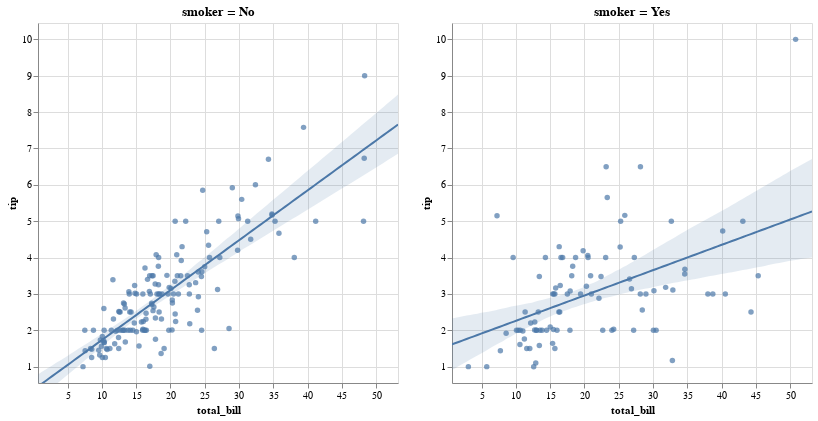

The code cell stored with this chart in its notebook:
### Code cell
display(salt.lmplot(x="total_bill", y="tip", col="smoker", data=tips))
g = sns.lmplot(x="total_bill", y="tip", col="smoker", data=tips)

### Figure 1 — Vega-Lite specification as saved in the notebook (floating-point values rounded to 4 significant figures; data arrays with more than 128 entries replaced by an {"elided": "..."} marker saying what was removed)
{"$schema": "https://vega.github.io/schema/vega-lite/v2.4.1.json", "config": {"view": {"height": 300, "width": 400}}, "vconcat": [{"hconcat": [{"height": 360, "layer": [{"data": {"values": {"elided": "151 records"}}, "encoding": {"x": {"axis": {"title": "total_bill"}, "field": "total_bill", "scale": {"domain": [0.683, 53.2], "nice": false}, "type": "quantitative"}, "y": {"axis": {"title": "tip"}, "field": "tip", "scale": {"domain": [0.55, 10.45], "nice": false}, "type": "quantitative"}}, "mark": {"clip": true, "type": "circle"}}, {"data": {"values": [{"x": 0.683, "y": 0.4537}, {"x": 1.213, "y": 0.5265}, {"x": 1.744, "y": 0.5993}, {"x": 2.274, "y": 0.672}, {"x": 2.805, "y": 0.7448}, {"x": 3.335, "y": 0.8175}, {"x": 3.866, "y": 0.8903}, {"x": 4.396, "y": 0.963}, {"x": 4.927, "y": 1.036}, {"x": 5.457, "y": 1.109}, {"x": 5.987, "y": 1.181}, {"x": 6.518, "y": 1.254}, {"x": 7.048, "y": 1.327}, {"x": 7.579, "y": 1.4}, {"x": 8.109, "y": 1.472}, {"x": 8.64, "y": 1.545}, {"x": 9.17, "y": 1.618}, {"x": 9.701, "y": 1.691}, {"x": 10.23, "y": 1.763}, {"x": 10.76, "y": 1.836}, {"x": 11.29, "y": 1.909}, {"x": 11.82, "y": 1.982}, {"x": 12.35, "y": 2.054}, {"x": 12.88, "y": 2.127}, {"x": 13.41, "y": 2.2}, {"x": 13.94, "y": 2.273}, {"x": 14.47, "y": 2.345}, {"x": 15.01, "y": 2.418}, {"x": 15.54, "y": 2.491}, {"x": 16.07, "y": 2.564}, {"x": 16.6, "y": 2.636}, {"x": 17.13, "y": 2.709}, {"x": 17.66, "y": 2.782}, {"x": 18.19, "y": 2.855}, {"x": 18.72, "y": 2.927}, {"x": 19.25, "y": 3.0}, {"x": 19.78, "y": 3.073}, {"x": 20.31, "y": 3.146}, {"x": 20.84, "y": 3.218}, {"x": 21.37, "y": 3.291}, {"x": 21.9, "y": 3.364}, {"x": 22.43, "y": 3.437}, {"x": 22.96, "y": 3.509}, {"x": 23.49, "y": 3.582}, {"x": 24.02, "y": 3.655}, {"x": 24.55, "y": 3.728}, {"x": 25.08, "y": 3.8}, {"x": 25.61, "y": 3.873}, {"x": 26.14, "y": 3.946}, {"x": 26.67, "y": 4.019}, {"x": 27.21, "y": 4.091}, {"x": 27.74, "y": 4.164}, {"x": 28.27, "y": 4.237}, {"x": 28.8, "y": 4.31}, {"x": 29.33, "y": 4.382}, {"x": 29.86, "y": 4.455}, {"x": 30.39, "y": 4.528}, {"x": 30.92, "y": 4.601}, {"x": 31.45, "y": 4.673}, {"x": 31.98, "y": 4.746}, {"x": 32.51, "y": 4.819}, {"x": 33.04, "y": 4.892}, {"x": 33.57, "y": 4.964}, {"x": 34.1, "y": 5.037}, {"x": 34.63, "y": 5.11}, {"x": 35.16, "y": 5.183}, {"x": 35.69, "y": 5.255}, {"x": 36.22, "y": 5.328}, {"x": 36.75, "y": 5.401}, {"x": 37.28, "y": 5.474}, {"x": 37.81, "y": 5.546}, {"x": 38.34, "y": 5.619}, {"x": 38.88, "y": 5.692}, {"x": 39.41, "y": 5.765}, {"x": 39.94, "y": 5.838}, {"x": 40.47, "y": 5.91}, {"x": 41.0, "y": 5.983}, {"x": 41.53, "y": 6.056}, {"x": 42.06, "y": 6.129}, {"x": 42.59, "y": 6.201}, {"x": 43.12, "y": 6.274}, {"x": 43.65, "y": 6.347}, {"x": 44.18, "y": 6.42}, {"x": 44.71, "y": 6.492}, {"x": 45.24, "y": 6.565}, {"x": 45.77, "y": 6.638}, {"x": 46.3, "y": 6.711}, {"x": 46.83, "y": 6.783}, {"x": 47.36, "y": 6.856}, {"x": 47.89, "y": 6.929}, {"x": 48.42, "y": 7.002}, {"x": 48.95, "y": 7.074}, {"x": 49.48, "y": 7.147}, {"x": 50.01, "y": 7.22}, {"x": 50.54, "y": 7.293}, {"x": 51.08, "y": 7.365}, {"x": 51.61, "y": 7.438}, {"x": 52.14, "y": 7.511}, {"x": 52.67, "y": 7.584}, {"x": 53.2, "y": 7.656}]}, "encoding": {"x": {"field": "x", "scale": {"domain": [0.683, 53.2], "nice": false}, "type": "quantitative"}, "y": {"field": "y", "scale": {"domain": [0.55, 10.45], "nice": false}, "type": "quantitative"}}, "mark": {"clip": true, "type": "line"}}, {"data": {"values": [{"x": 0.683, "y1": 0.09526, "y2": 0.7855}, {"x": 1.213, "y1": 0.1776, "y2": 0.8514}, {"x": 1.744, "y1": 0.2603, "y2": 0.9132}, {"x": 2.274, "y1": 0.3439, "y2": 0.9753}, {"x": 2.805, "y1": 0.4275, "y2": 1.04}, {"x": 3.335, "y1": 0.5111, "y2": 1.104}, {"x": 3.866, "y1": 0.5947, "y2": 1.164}, {"x": 4.396, "y1": 0.6798, "y2": 1.227}, {"x": 4.927, "y1": 0.7628, "y2": 1.289}, {"x": 5.457, "y1": 0.8458, "y2": 1.354}, {"x": 5.987, "y1": 0.9292, "y2": 1.419}, {"x": 6.518, "y1": 1.012, "y2": 1.484}, {"x": 7.048, "y1": 1.096, "y2": 1.548}, {"x": 7.579, "y1": 1.18, "y2": 1.61}, {"x": 8.109, "y1": 1.261, "y2": 1.673}, {"x": 8.64, "y1": 1.343, "y2": 1.736}, {"x": 9.17, "y1": 1.426, "y2": 1.802}, {"x": 9.701, "y1": 1.507, "y2": 1.865}, {"x": 10.23, "y1": 1.592, "y2": 1.932}, {"x": 10.76, "y1": 1.675, "y2": 1.995}, {"x": 11.29, "y1": 1.758, "y2": 2.06}, {"x": 11.82, "y1": 1.839, "y2": 2.126}, {"x": 12.35, "y1": 1.918, "y2": 2.19}, {"x": 12.88, "y1": 2.0, "y2": 2.258}, {"x": 13.41, "y1": 2.079, "y2": 2.324}, {"x": 13.94, "y1": 2.155, "y2": 2.394}, {"x": 14.47, "y1": 2.233, "y2": 2.464}, {"x": 15.01, "y1": 2.31, "y2": 2.535}, {"x": 15.54, "y1": 2.384, "y2": 2.607}, {"x": 16.07, "y1": 2.459, "y2": 2.68}, {"x": 16.6, "y1": 2.531, "y2": 2.751}, {"x": 17.13, "y1": 2.6, "y2": 2.826}, {"x": 17.66, "y1": 2.67, "y2": 2.902}, {"x": 18.19, "y1": 2.734, "y2": 2.977}, {"x": 18.72, "y1": 2.801, "y2": 3.053}, {"x": 19.25, "y1": 2.866, "y2": 3.135}, {"x": 19.78, "y1": 2.932, "y2": 3.21}, {"x": 20.31, "y1": 3.0, "y2": 3.292}, {"x": 20.84, "y1": 3.065, "y2": 3.371}, {"x": 21.37, "y1": 3.13, "y2": 3.448}, {"x": 21.9, "y1": 3.193, "y2": 3.527}, {"x": 22.43, "y1": 3.256, "y2": 3.611}, {"x": 22.96, "y1": 3.322, "y2": 3.693}, {"x": 23.49, "y1": 3.386, "y2": 3.778}, {"x": 24.02, "y1": 3.45, "y2": 3.862}, {"x": 24.55, "y1": 3.515, "y2": 3.942}, {"x": 25.08, "y1": 3.578, "y2": 4.02}, {"x": 25.61, "y1": 3.642, "y2": 4.106}, {"x": 26.14, "y1": 3.705, "y2": 4.187}, {"x": 26.67, "y1": 3.767, "y2": 4.27}, {"x": 27.21, "y1": 3.827, "y2": 4.354}, {"x": 27.74, "y1": 3.887, "y2": 4.438}, {"x": 28.27, "y1": 3.946, "y2": 4.521}, {"x": 28.8, "y1": 4.012, "y2": 4.6}, {"x": 29.33, "y1": 4.078, "y2": 4.684}, {"x": 29.86, "y1": 4.143, "y2": 4.771}, {"x": 30.39, "y1": 4.205, "y2": 4.857}, {"x": 30.92, "y1": 4.266, "y2": 4.943}, {"x": 31.45, "y1": 4.328, "y2": 5.027}, {"x": 31.98, "y1": 4.389, "y2": 5.111}, {"x": 32.51, "y1": 4.448, "y2": 5.195}, {"x": 33.04, "y1": 4.511, "y2": 5.279}, {"x": 33.57, "y1": 4.573, "y2": 5.363}, {"x": 34.1, "y1": 4.634, "y2": 5.448}, {"x": 34.63, "y1": 4.695, "y2": 5.532}, {"x": 35.16, "y1": 4.757, "y2": 5.615}, {"x": 35.69, "y1": 4.818, "y2": 5.698}, {"x": 36.22, "y1": 4.88, "y2": 5.78}, {"x": 36.75, "y1": 4.941, "y2": 5.863}, {"x": 37.28, "y1": 5.002, "y2": 5.949}, {"x": 37.81, "y1": 5.064, "y2": 6.034}, {"x": 38.34, "y1": 5.125, "y2": 6.119}, {"x": 38.88, "y1": 5.187, "y2": 6.203}, {"x": 39.41, "y1": 5.248, "y2": 6.287}, {"x": 39.94, "y1": 5.309, "y2": 6.371}, {"x": 40.47, "y1": 5.371, "y2": 6.456}, {"x": 41.0, "y1": 5.432, "y2": 6.54}, {"x": 41.53, "y1": 5.494, "y2": 6.624}, {"x": 42.06, "y1": 5.555, "y2": 6.708}, {"x": 42.59, "y1": 5.616, "y2": 6.792}, {"x": 43.12, "y1": 5.678, "y2": 6.876}, {"x": 43.65, "y1": 5.739, "y2": 6.96}, {"x": 44.18, "y1": 5.8, "y2": 7.044}, {"x": 44.71, "y1": 5.862, "y2": 7.128}, {"x": 45.24, "y1": 5.923, "y2": 7.212}, {"x": 45.77, "y1": 5.985, "y2": 7.296}, {"x": 46.3, "y1": 6.046, "y2": 7.38}, {"x": 46.83, "y1": 6.107, "y2": 7.465}, {"x": 47.36, "y1": 6.169, "y2": 7.55}, {"x": 47.89, "y1": 6.23, "y2": 7.635}, {"x": 48.42, "y1": 6.292, "y2": 7.72}, {"x": 48.95, "y1": 6.354, "y2": 7.805}, {"x": 49.48, "y1": 6.416, "y2": 7.889}, {"x": 50.01, "y1": 6.479, "y2": 7.972}, {"x": 50.54, "y1": 6.541, "y2": 8.057}, {"x": 51.08, "y1": 6.603, "y2": 8.142}, {"x": 51.61, "y1": 6.666, "y2": 8.227}, {"x": 52.14, "y1": 6.728, "y2": 8.312}, {"x": 52.67, "y1": 6.79, "y2": 8.397}, {"x": 53.2, "y1": 6.852, "y2": 8.482}]}, "encoding": {"opacity": {"value": 0.15}, "x": {"field": "x", "scale": {"domain": [0.683, 53.2], "nice": false}, "type": "quantitative"}, "y": {"field": "y1", "scale": {"domain": [0.55, 10.45], "nice": false}, "type": "quantitative"}, "y2": {"field": "y2", "type": "quantitative"}}, "mark": {"clip": true, "type": "area"}}], "title": "smoker = No", "width": 360}, {"height": 360, "layer": [{"data": {"values": [{"day": "Sat", "sex": "Male", "size": 4, "smoker": "Yes", "time": "Dinner", "tip": 3, "total_bill": 38.01}, {"day": "Sat", "sex": "Male", "size": 2, "smoker": "Yes", "time": "Dinner", "tip": 1.76, "total_bill": 11.24}, {"day": "Sat", "sex": "Male", "size": 2, "smoker": "Yes", "time": "Dinner", "tip": 3.21, "total_bill": 20.29}, {"day": "Sat", "sex": "Male", "size": 2, "smoker": "Yes", "time": "Dinner", "tip": 2, "total_bill": 13.81}, {"day": "Sat", "sex": "Male", "size": 2, "smoker": "Yes", "time": "Dinner", "tip": 1.98, "total_bill": 11.02}, {"day": "Sat", "sex": "Male", "size": 4, "smoker": "Yes", "time": "Dinner", "tip": 3.76, "total_bill": 18.29}, {"day": "Sat", "sex": "Female", "size": 1, "smoker": "Yes", "time": "Dinner", "tip": 1, "total_bill": 3.07}, {"day": "Sat", "sex": "Male", "size": 2, "smoker": "Yes", "time": "Dinner", "tip": 2.09, "total_bill": 15.01}, {"day": "Sat", "sex": "Female", "size": 2, "smoker": "Yes", "time": "Dinner", "tip": 3.14, "total_bill": 26.86}, {"day": "Sat", "sex": "Female", "size": 2, "smoker": "Yes", "time": "Dinner", "tip": 5, "total_bill": 25.28}, {"day": "Sat", "sex": "Male", "size": 2, "smoker": "Yes", "time": "Dinner", "tip": 3.08, "total_bill": 17.92}, {"day": "Thur", "sex": "Male", "size": 2, "smoker": "Yes", "time": "Lunch", "tip": 3, "total_bill": 19.44}, {"day": "Thur", "sex": "Male", "size": 2, "smoker": "Yes", "time": "Lunch", "tip": 5, "total_bill": 32.68}, {"day": "Fri", "sex": "Male", "size": 2, "smoker": "Yes", "time": "Dinner", "tip": 3, "total_bill": 28.97}, {"day": "Fri", "sex": "Female", "size": 2, "smoker": "Yes", "time": "Dinner", "tip": 1, "total_bill": 5.75}, {"day": "Fri", "sex": "Female", "size": 2, "smoker": "Yes", "time": "Dinner", "tip": 4.3, "total_bill": 16.32}, {"day": "Fri", "sex": "Male", "size": 4, "smoker": "Yes", "time": "Dinner", "tip": 4.73, "total_bill": 40.17}, {"day": "Fri", "sex": "Male", "size": 2, "smoker": "Yes", "time": "Dinner", "tip": 4, "total_bill": 27.28}, {"day": "Fri", "sex": "Male", "size": 2, "smoker": "Yes", "time": "Dinner", "tip": 1.5, "total_bill": 12.03}, {"day": "Fri", "sex": "Male", "size": 2, "smoker": "Yes", "time": "Dinner", "tip": 3, "total_bill": 21.01}, {"day": "Fri", "sex": "Female", "size": 2, "smoker": "Yes", "time": "Dinner", "tip": 2.5, "total_bill": 11.35}, {"day": "Fri", "sex": "Female", "size": 2, "smoker": "Yes", "time": "Dinner", "tip": 3, "total_bill": 15.38}, {"day": "Sat", "sex": "Female", "size": 3, "smoker": "Yes", "time": "Dinner", "tip": 2.5, "total_bill": 44.3}, {"day": "Sat", "sex": "Female", "size": 2, "smoker": "Yes", "time": "Dinner", "tip": 3.48, "total_bill": 22.42}, {"day": "Sat", "sex": "Male", "size": 2, "smoker": "Yes", "time": "Dinner", "tip": 1.64, "total_bill": 15.36}, {"day": "Sat", "sex": "Male", "size": 2, "smoker": "Yes", "time": "Dinner", "tip": 4.06, "total_bill": 20.49}, {"day": "Sat", "sex": "Male", "size": 2, "smoker": "Yes", "time": "Dinner", "tip": 4.29, "total_bill": 25.21}, {"day": "Sat", "sex": "Female", "size": 2, "smoker": "Yes", "time": "Dinner", "tip": 4, "total_bill": 14.31}, {"day": "Thur", "sex": "Male", "size": 2, "smoker": "Yes", "time": "Lunch", "tip": 2, "total_bill": 16}, {"day": "Sun", "sex": "Female", "size": 2, "smoker": "Yes", "time": "Dinner", "tip": 3, "total_bill": 17.51}, {"day": "Sat", "sex": "Female", "size": 2, "smoker": "Yes", "time": "Dinner", "tip": 1.61, "total_bill": 10.59}, {"day": "Sat", "sex": "Female", "size": 2, "smoker": "Yes", "time": "Dinner", "tip": 2, "total_bill": 10.63}, {"day": "Sat", "sex": "Male", "size": 3, "smoker": "Yes", "time": "Dinner", "tip": 10, "total_bill": 50.81}, {"day": "Sat", "sex": "Male", "size": 2, "smoker": "Yes", "time": "Dinner", "tip": 3.16, "total_bill": 15.81}, {"day": "Sun", "sex": "Male", "size": 2, "smoker": "Yes", "time": "Dinner", "tip": 5.15, "total_bill": 7.25}, {"day": "Sun", "sex": "Male", "size": 2, "smoker": "Yes", "time": "Dinner", "tip": 3.18, "total_bill": 31.85}, {"day": "Sun", "sex": "Male", "size": 2, "smoker": "Yes", "time": "Dinner", "tip": 4, "total_bill": 16.82}, {"day": "Sun", "sex": "Male", "size": 2, "smoker": "Yes", "time": "Dinner", "tip": 3.11, "total_bill": 32.9}, {"day": "Sun", "sex": "Male", "size": 2, "smoker": "Yes", "time": "Dinner", "tip": 2, "total_bill": 17.89}, {"day": "Sun", "sex": "Male", "size": 2, "smoker": "Yes", "time": "Dinner", "tip": 2, "total_bill": 14.48}, {"day": "Sun", "sex": "Female", "size": 2, "smoker": "Yes", "time": "Dinner", "tip": 4, "total_bill": 9.6}, {"day": "Sun", "sex": "Male", "size": 2, "smoker": "Yes", "time": "Dinner", "tip": 3.55, "total_bill": 34.63}, {"day": "Sun", "sex": "Male", "size": 4, "smoker": "Yes", "time": "Dinner", "tip": 3.68, "total_bill": 34.65}, {"day": "Sun", "sex": "Male", "size": 2, "smoker": "Yes", "time": "Dinner", "tip": 5.65, "total_bill": 23.33}, {"day": "Sun", "sex": "Male", "size": 3, "smoker": "Yes", "time": "Dinner", "tip": 3.5, "total_bill": 45.35}, {"day": "Sun", "sex": "Male", "size": 4, "smoker": "Yes", "time": "Dinner", "tip": 6.5, "total_bill": 23.17}, {"day": "Sun", "sex": "Male", "size": 2, "smoker": "Yes", "time": "Dinner", "tip": 3, "total_bill": 40.55}, {"day": "Sun", "sex": "Female", "size": 3, "smoker": "Yes", "time": "Dinner", "tip": 3.5, "total_bill": 20.9}, {"day": "Sun", "sex": "Male", "size": 5, "smoker": "Yes", "time": "Dinner", "tip": 2, "total_bill": 30.46}, {"day": "Sun", "sex": "Female", "size": 3, "smoker": "Yes", "time": "Dinner", "tip": 3.5, "total_bill": 18.15}, {"day": "Sun", "sex": "Male", "size": 3, "smoker": "Yes", "time": "Dinner", "tip": 4, "total_bill": 23.1}, {"day": "Sun", "sex": "Male", "size": 2, "smoker": "Yes", "time": "Dinner", "tip": 1.5, "total_bill": 15.69}, {"day": "Thur", "sex": "Female", "size": 2, "smoker": "Yes", "time": "Lunch", "tip": 4.19, "total_bill": 19.81}, {"day": "Thur", "sex": "Male", "size": 2, "smoker": "Yes", "time": "Lunch", "tip": 2.56, "total_bill": 28.44}, {"day": "Thur", "sex": "Male", "size": 2, "smoker": "Yes", "time": "Lunch", "tip": 2.02, "total_bill": 15.48}, {"day": "Thur", "sex": "Male", "size": 2, "smoker": "Yes", "time": "Lunch", "tip": 4, "total_bill": 16.58}, {"day": "Thur", "sex": "Male", "size": 2, "smoker": "Yes", "time": "Lunch", "tip": 2, "total_bill": 10.34}, {"day": "Thur", "sex": "Female", "size": 4, "smoker": "Yes", "time": "Lunch", "tip": 5, "total_bill": 43.11}, {"day": "Thur", "sex": "Female", "size": 2, "smoker": "Yes", "time": "Lunch", "tip": 2, "total_bill": 13}, {"day": "Thur", "sex": "Male", "size": 2, "smoker": "Yes", "time": "Lunch", "tip": 2, "total_bill": 13.51}, {"day": "Thur", "sex": "Male", "size": 3, "smoker": "Yes", "time": "Lunch", "tip": 4, "total_bill": 18.71}, {"day": "Thur", "sex": "Female", "size": 2, "smoker": "Yes", "time": "Lunch", "tip": 2.01, "total_bill": 12.74}, {"day": "Thur", "sex": "Female", "size": 2, "smoker": "Yes", "time": "Lunch", "tip": 2, "total_bill": 13}, {"day": "Thur", "sex": "Female", "size": 2, "smoker": "Yes", "time": "Lunch", "tip": 2.5, "total_bill": 16.4}, {"day": "Thur", "sex": "Male", "size": 4, "smoker": "Yes", "time": "Lunch", "tip": 4, "total_bill": 20.53}, {"day": "Thur", "sex": "Female", "size": 3, "smoker": "Yes", "time": "Lunch", "tip": 3.23, "total_bill": 16.47}, {"day": "Sat", "sex": "Male", "size": 3, "smoker": "Yes", "time": "Dinner", "tip": 3.41, "total_bill": 26.59}, {"day": "Sat", "sex": "Male", "size": 4, "smoker": "Yes", "time": "Dinner", "tip": 3, "total_bill": 38.73}, {"day": "Sat", "sex": "Male", "size": 2, "smoker": "Yes", "time": "Dinner", "tip": 2.03, "total_bill": 24.27}, {"day": "Sat", "sex": "Female", "size": 2, "smoker": "Yes", "time": "Dinner", "tip": 2.23, "total_bill": 12.76}, {"day": "Sat", "sex": "Male", "size": 3, "smoker": "Yes", "time": "Dinner", "tip": 2, "total_bill": 30.06}, {"day": "Sat", "sex": "Male", "size": 4, "smoker": "Yes", "time": "Dinner", "tip": 5.16, "total_bill": 25.89}, {"day": "Sat", "sex": "Female", "size": 2, "smoker": "Yes", "time": "Dinner", "tip": 2.5, "total_bill": 13.27}, {"day": "Sat", "sex": "Female", "size": 3, "smoker": "Yes", "time": "Dinner", "tip": 6.5, "total_bill": 28.17}, {"day": "Sat", "sex": "Female", "size": 2, "smoker": "Yes", "time": "Dinner", "tip": 1.1, "total_bill": 12.9}, {"day": "Sat", "sex": "Male", "size": 5, "smoker": "Yes", "time": "Dinner", "tip": 3, "total_bill": 28.15}, {"day": "Sat", "sex": "Male", "size": 2, "smoker": "Yes", "time": "Dinner", "tip": 1.5, "total_bill": 11.59}, {"day": "Sat", "sex": "Male", "size": 2, "smoker": "Yes", "time": "Dinner", "tip": 1.44, "total_bill": 7.74}, {"day": "Sat", "sex": "Female", "size": 4, "smoker": "Yes", "time": "Dinner", "tip": 3.09, "total_bill": 30.14}, {"day": "Fri", "sex": "Male", "size": 2, "smoker": "Yes", "time": "Lunch", "tip": 2.2, "total_bill": 12.16}, {"day": "Fri", "sex": "Female", "size": 2, "smoker": "Yes", "time": "Lunch", "tip": 3.48, "total_bill": 13.42}, {"day": "Fri", "sex": "Male", "size": 1, "smoker": "Yes", "time": "Lunch", "tip": 1.92, "total_bill": 8.58}, {"day": "Fri", "sex": "Male", "size": 2, "smoker": "Yes", "time": "Lunch", "tip": 1.58, "total_bill": 13.42}, {"day": "Fri", "sex": "Female", "size": 2, "smoker": "Yes", "time": "Lunch", "tip": 2.5, "total_bill": 16.27}, {"day": "Fri", "sex": "Female", "size": 2, "smoker": "Yes", "time": "Lunch", "tip": 2, "total_bill": 10.09}, {"day": "Sat", "sex": "Female", "size": 2, "smoker": "Yes", "time": "Dinner", "tip": 2.88, "total_bill": 22.12}, {"day": "Sat", "sex": "Male", "size": 4, "smoker": "Yes", "time": "Dinner", "tip": 2, "total_bill": 24.01}, {"day": "Sat", "sex": "Male", "size": 3, "smoker": "Yes", "time": "Dinner", "tip": 3, "total_bill": 15.69}, {"day": "Sat", "sex": "Male", "size": 2, "smoker": "Yes", "time": "Dinner", "tip": 3, "total_bill": 15.53}, {"day": "Sat", "sex": "Male", "size": 2, "smoker": "Yes", "time": "Dinner", "tip": 1, "total_bill": 12.6}, {"day": "Sat", "sex": "Male", "size": 2, "smoker": "Yes", "time": "Dinner", "tip": 1.17, "total_bill": 32.83}, {"day": "Sat", "sex": "Female", "size": 2, "smoker": "Yes", "time": "Dinner", "tip": 2, "total_bill": 27.18}, {"day": "Sat", "sex": "Male", "size": 2, "smoker": "Yes", "time": "Dinner", "tip": 2, "total_bill": 22.67}]}, "encoding": {"x": {"axis": {"title": "total_bill"}, "field": "total_bill", "scale": {"domain": [0.683, 53.2], "nice": false}, "type": "quantitative"}, "y": {"axis": {"title": "tip"}, "field": "tip", "scale": {"domain": [0.55, 10.45], "nice": false}, "type": "quantitative"}}, "mark": {"clip": true, "type": "circle"}}, {"data": {"values": [{"x": 0.683, "y": 1.612}, {"x": 1.213, "y": 1.649}, {"x": 1.744, "y": 1.686}, {"x": 2.274, "y": 1.723}, {"x": 2.805, "y": 1.759}, {"x": 3.335, "y": 1.796}, {"x": 3.866, "y": 1.833}, {"x": 4.396, "y": 1.87}, {"x": 4.927, "y": 1.907}, {"x": 5.457, "y": 1.944}, {"x": 5.987, "y": 1.981}, {"x": 6.518, "y": 2.018}, {"x": 7.048, "y": 2.055}, {"x": 7.579, "y": 2.092}, {"x": 8.109, "y": 2.129}, {"x": 8.64, "y": 2.166}, {"x": 9.17, "y": 2.202}, {"x": 9.701, "y": 2.239}, {"x": 10.23, "y": 2.276}, {"x": 10.76, "y": 2.313}, {"x": 11.29, "y": 2.35}, {"x": 11.82, "y": 2.387}, {"x": 12.35, "y": 2.424}, {"x": 12.88, "y": 2.461}, {"x": 13.41, "y": 2.498}, {"x": 13.94, "y": 2.535}, {"x": 14.47, "y": 2.572}, {"x": 15.01, "y": 2.608}, {"x": 15.54, "y": 2.645}, {"x": 16.07, "y": 2.682}, {"x": 16.6, "y": 2.719}, {"x": 17.13, "y": 2.756}, {"x": 17.66, "y": 2.793}, {"x": 18.19, "y": 2.83}, {"x": 18.72, "y": 2.867}, {"x": 19.25, "y": 2.904}, {"x": 19.78, "y": 2.941}, {"x": 20.31, "y": 2.978}, {"x": 20.84, "y": 3.015}, {"x": 21.37, "y": 3.051}, {"x": 21.9, "y": 3.088}, {"x": 22.43, "y": 3.125}, {"x": 22.96, "y": 3.162}, {"x": 23.49, "y": 3.199}, {"x": 24.02, "y": 3.236}, {"x": 24.55, "y": 3.273}, {"x": 25.08, "y": 3.31}, {"x": 25.61, "y": 3.347}, {"x": 26.14, "y": 3.384}, {"x": 26.67, "y": 3.421}, {"x": 27.21, "y": 3.457}, {"x": 27.74, "y": 3.494}, {"x": 28.27, "y": 3.531}, {"x": 28.8, "y": 3.568}, {"x": 29.33, "y": 3.605}, {"x": 29.86, "y": 3.642}, {"x": 30.39, "y": 3.679}, {"x": 30.92, "y": 3.716}, {"x": 31.45, "y": 3.753}, {"x": 31.98, "y": 3.79}, {"x": 32.51, "y": 3.827}, {"x": 33.04, "y": 3.864}, {"x": 33.57, "y": 3.9}, {"x": 34.1, "y": 3.937}, {"x": 34.63, "y": 3.974}, {"x": 35.16, "y": 4.011}, {"x": 35.69, "y": 4.048}, {"x": 36.22, "y": 4.085}, {"x": 36.75, "y": 4.122}, {"x": 37.28, "y": 4.159}, {"x": 37.81, "y": 4.196}, {"x": 38.34, "y": 4.233}, {"x": 38.88, "y": 4.27}, {"x": 39.41, "y": 4.307}, {"x": 39.94, "y": 4.343}, {"x": 40.47, "y": 4.38}, {"x": 41.0, "y": 4.417}, {"x": 41.53, "y": 4.454}, {"x": 42.06, "y": 4.491}, {"x": 42.59, "y": 4.528}, {"x": 43.12, "y": 4.565}, {"x": 43.65, "y": 4.602}, {"x": 44.18, "y": 4.639}, {"x": 44.71, "y": 4.676}, {"x": 45.24, "y": 4.713}, {"x": 45.77, "y": 4.749}, {"x": 46.3, "y": 4.786}, {"x": 46.83, "y": 4.823}, {"x": 47.36, "y": 4.86}, {"x": 47.89, "y": 4.897}, {"x": 48.42, "y": 4.934}, {"x": 48.95, "y": 4.971}, {"x": 49.48, "y": 5.008}, {"x": 50.01, "y": 5.045}, {"x": 50.54, "y": 5.082}, {"x": 51.08, "y": 5.119}, {"x": 51.61, "y": 5.156}, {"x": 52.14, "y": 5.192}, {"x": 52.67, "y": 5.229}, {"x": 53.2, "y": 5.266}]}, "encoding": {"x": {"field": "x", "scale": {"domain": [0.683, 53.2], "nice": false}, "type": "quantitative"}, "y": {"field": "y", "scale": {"domain": [0.55, 10.45], "nice": false}, "type": "quantitative"}}, "mark": {"clip": true, "type": "line"}}, {"data": {"values": [{"x": 0.683, "y1": 0.9076, "y2": 2.321}, {"x": 1.213, "y1": 0.965, "y2": 2.343}, {"x": 1.744, "y1": 1.022, "y2": 2.365}, {"x": 2.274, "y1": 1.079, "y2": 2.386}, {"x": 2.805, "y1": 1.134, "y2": 2.405}, {"x": 3.335, "y1": 1.194, "y2": 2.421}, {"x": 3.866, "y1": 1.252, "y2": 2.438}, {"x": 4.396, "y1": 1.308, "y2": 2.456}, {"x": 4.927, "y1": 1.363, "y2": 2.479}, {"x": 5.457, "y1": 1.419, "y2": 2.495}, {"x": 5.987, "y1": 1.479, "y2": 2.51}, {"x": 6.518, "y1": 1.539, "y2": 2.529}, {"x": 7.048, "y1": 1.596, "y2": 2.554}, {"x": 7.579, "y1": 1.65, "y2": 2.579}, {"x": 8.109, "y1": 1.701, "y2": 2.599}, {"x": 8.64, "y1": 1.764, "y2": 2.621}, {"x": 9.17, "y1": 1.816, "y2": 2.644}, {"x": 9.701, "y1": 1.875, "y2": 2.665}, {"x": 10.23, "y1": 1.928, "y2": 2.684}, {"x": 10.76, "y1": 1.979, "y2": 2.7}, {"x": 11.29, "y1": 2.033, "y2": 2.722}, {"x": 11.82, "y1": 2.081, "y2": 2.741}, {"x": 12.35, "y1": 2.136, "y2": 2.759}, {"x": 12.88, "y1": 2.189, "y2": 2.788}, {"x": 13.41, "y1": 2.237, "y2": 2.815}, {"x": 13.94, "y1": 2.287, "y2": 2.841}, {"x": 14.47, "y1": 2.334, "y2": 2.868}, {"x": 15.01, "y1": 2.378, "y2": 2.892}, {"x": 15.54, "y1": 2.425, "y2": 2.918}, {"x": 16.07, "y1": 2.464, "y2": 2.943}, {"x": 16.6, "y1": 2.501, "y2": 2.972}, {"x": 17.13, "y1": 2.535, "y2": 2.997}, {"x": 17.66, "y1": 2.571, "y2": 3.027}, {"x": 18.19, "y1": 2.61, "y2": 3.06}, {"x": 18.72, "y1": 2.643, "y2": 3.099}, {"x": 19.25, "y1": 2.676, "y2": 3.137}, {"x": 19.78, "y1": 2.709, "y2": 3.177}, {"x": 20.31, "y1": 2.738, "y2": 3.225}, {"x": 20.84, "y1": 2.771, "y2": 3.27}, {"x": 21.37, "y1": 2.801, "y2": 3.308}, {"x": 21.9, "y1": 2.831, "y2": 3.358}, {"x": 22.43, "y1": 2.857, "y2": 3.417}, {"x": 22.96, "y1": 2.886, "y2": 3.468}, {"x": 23.49, "y1": 2.908, "y2": 3.517}, {"x": 24.02, "y1": 2.931, "y2": 3.568}, {"x": 24.55, "y1": 2.955, "y2": 3.63}, {"x": 25.08, "y1": 2.983, "y2": 3.671}, {"x": 25.61, "y1": 3.008, "y2": 3.73}, {"x": 26.14, "y1": 3.03, "y2": 3.784}, {"x": 26.67, "y1": 3.055, "y2": 3.846}, {"x": 27.21, "y1": 3.077, "y2": 3.901}, {"x": 27.74, "y1": 3.102, "y2": 3.953}, {"x": 28.27, "y1": 3.119, "y2": 4.013}, {"x": 28.8, "y1": 3.144, "y2": 4.072}, {"x": 29.33, "y1": 3.158, "y2": 4.131}, {"x": 29.86, "y1": 3.179, "y2": 4.19}, {"x": 30.39, "y1": 3.204, "y2": 4.25}, {"x": 30.92, "y1": 3.225, "y2": 4.309}, {"x": 31.45, "y1": 3.248, "y2": 4.368}, {"x": 31.98, "y1": 3.267, "y2": 4.425}, {"x": 32.51, "y1": 3.285, "y2": 4.48}, {"x": 33.04, "y1": 3.305, "y2": 4.539}, {"x": 33.57, "y1": 3.324, "y2": 4.598}, {"x": 34.1, "y1": 3.344, "y2": 4.658}, {"x": 34.63, "y1": 3.362, "y2": 4.718}, {"x": 35.16, "y1": 3.379, "y2": 4.776}, {"x": 35.69, "y1": 3.394, "y2": 4.831}, {"x": 36.22, "y1": 3.412, "y2": 4.886}, {"x": 36.75, "y1": 3.429, "y2": 4.942}, {"x": 37.28, "y1": 3.45, "y2": 4.997}, {"x": 37.81, "y1": 3.472, "y2": 5.053}, {"x": 38.34, "y1": 3.492, "y2": 5.108}, {"x": 38.88, "y1": 3.508, "y2": 5.163}, {"x": 39.41, "y1": 3.524, "y2": 5.219}, {"x": 39.94, "y1": 3.546, "y2": 5.274}, {"x": 40.47, "y1": 3.564, "y2": 5.329}, {"x": 41.0, "y1": 3.579, "y2": 5.386}, {"x": 41.53, "y1": 3.595, "y2": 5.444}, {"x": 42.06, "y1": 3.614, "y2": 5.502}, {"x": 42.59, "y1": 3.638, "y2": 5.56}, {"x": 43.12, "y1": 3.655, "y2": 5.619}, {"x": 43.65, "y1": 3.672, "y2": 5.677}, {"x": 44.18, "y1": 3.69, "y2": 5.735}, {"x": 44.71, "y1": 3.71, "y2": 5.794}, {"x": 45.24, "y1": 3.731, "y2": 5.852}, {"x": 45.77, "y1": 3.749, "y2": 5.91}, {"x": 46.3, "y1": 3.77, "y2": 5.969}, {"x": 46.83, "y1": 3.793, "y2": 6.027}, {"x": 47.36, "y1": 3.815, "y2": 6.085}, {"x": 47.89, "y1": 3.834, "y2": 6.144}, {"x": 48.42, "y1": 3.849, "y2": 6.202}, {"x": 48.95, "y1": 3.869, "y2": 6.26}, {"x": 49.48, "y1": 3.891, "y2": 6.318}, {"x": 50.01, "y1": 3.912, "y2": 6.377}, {"x": 50.54, "y1": 3.928, "y2": 6.435}, {"x": 51.08, "y1": 3.943, "y2": 6.491}, {"x": 51.61, "y1": 3.958, "y2": 6.545}, {"x": 52.14, "y1": 3.973, "y2": 6.599}, {"x": 52.67, "y1": 3.988, "y2": 6.653}, {"x": 53.2, "y1": 4.004, "y2": 6.707}]}, "encoding": {"opacity": {"value": 0.15}, "x": {"field": "x", "scale": {"domain": [0.683, 53.2], "nice": false}, "type": "quantitative"}, "y": {"field": "y1", "scale": {"domain": [0.55, 10.45], "nice": false}, "type": "quantitative"}, "y2": {"field": "y2", "type": "quantitative"}}, "mark": {"clip": true, "type": "area"}}], "title": "smoker = Yes", "width": 360}]}]}
